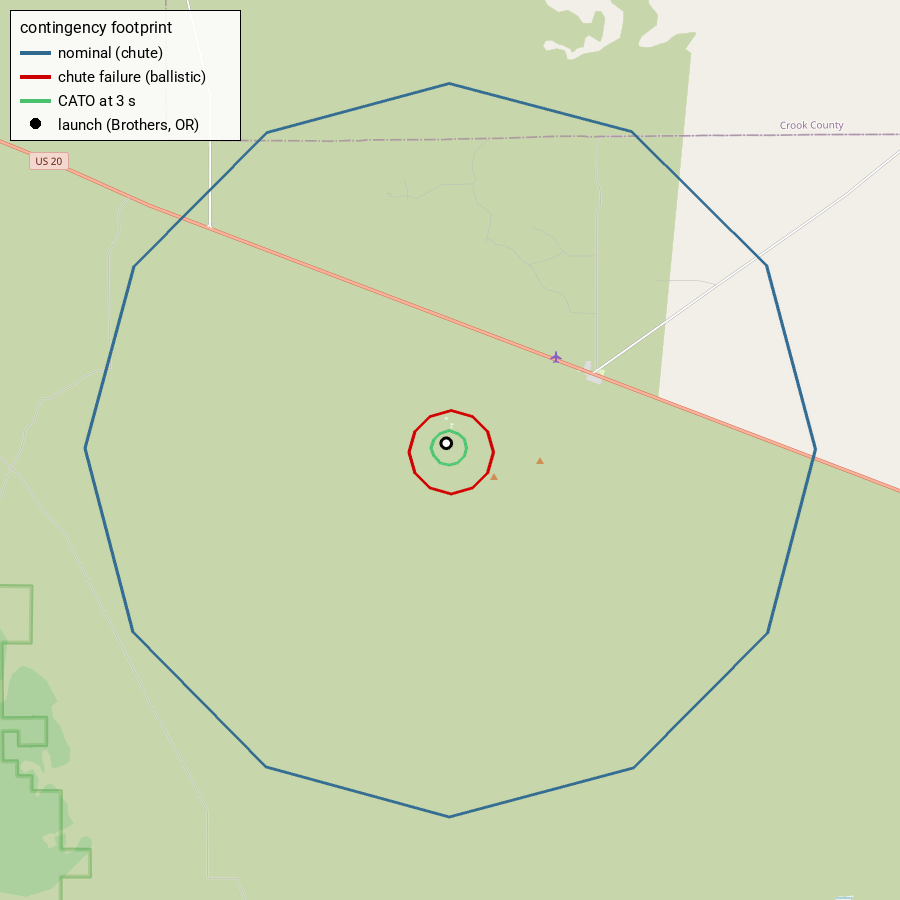

The Python source for this figure:
#!/usr/bin/env python
"""Overlay the contingency landing footprints on the real launch site map.

Reads each scenario's ground-hit points (output/<scenario>/89/ghp.csv), converts
the local ENU coordinates to lat/lon (pymap3d), and draws one footprint per
scenario on OpenStreetMap tiles (staticmap).

Run via uv after trochia:   uv run footprints-map.py   # -> footprints-map.png
"""
import csv
import os

import pymap3d as pm
from PIL import ImageDraw, ImageFont
from staticmap import StaticMap, Line, CircleMarker

# PSAS launch site: Brothers, Oregon
LAUNCH_LAT, LAUNCH_LON, LAUNCH_ALT = 43.7961, -120.6518, 1390.0

SCENARIOS = [
    ("nominal",       "nominal (chute)",            "#31688e"),
    ("chute-failure", "chute failure (ballistic)",  "#cc0000"),
    ("cato",          "CATO at 3 s",                "#4ac16d"),
]


def enu_to_lonlat(e, n):
    x, y, z = pm.enu2ecef(e, n, 0.0, LAUNCH_LAT, LAUNCH_LON, LAUNCH_ALT)
    lat, lon, _ = pm.ecef2geodetic(x, y, z)
    return lon, lat


def loop(scenario):
    pts = []
    with open(os.path.join("output", scenario, "89", "ghp.csv")) as f:
        for row in csv.DictReader(f, skipinitialspace=True):
            pts.append(enu_to_lonlat(float(row["ghp_e"]), float(row["ghp_n"])))
    return pts


def find_font(size):
    for p in ("/usr/share/fonts/TTF/Roboto-Regular.ttf",
              "/usr/share/fonts/truetype/dejavu/DejaVuSans.ttf"):
        try:
            return ImageFont.truetype(p, size)
        except OSError:
            continue
    return ImageFont.load_default()


def main():
    m = StaticMap(900, 900, url_template="https://tile.openstreetmap.org/{z}/{x}/{y}.png")
    for name, _, color in SCENARIOS:
        m.add_line(Line(loop(name), color, 3))
    m.add_marker(CircleMarker(enu_to_lonlat(0.0, 0.0), "black", 13))
    m.add_marker(CircleMarker(enu_to_lonlat(0.0, 0.0), "white", 7))

    img = m.render().convert("RGB")
    d = ImageDraw.Draw(img, "RGBA")
    font, title = find_font(15), find_font(16)
    w, h = 230, 24 * (len(SCENARIOS) + 1) + 34
    d.rectangle([10, 10, 10 + w, 10 + h], fill=(255, 255, 255, 225), outline=(0, 0, 0, 255))
    d.text((20, 18), "contingency footprint", font=title, fill=(0, 0, 0))
    for i, (_, label, color) in enumerate(SCENARIOS):
        y = 44 + i * 24
        d.line([(20, y + 8), (50, y + 8)], fill=color, width=4)
        d.text((58, y), label, font=font, fill=(0, 0, 0))
    y = 44 + len(SCENARIOS) * 24
    d.ellipse([30, y + 2, 40, y + 12], fill="black")
    d.text((58, y), "launch (Brothers, OR)", font=font, fill=(0, 0, 0))

    img.save("footprints-map.png")
    print("saved footprints-map.png")


if __name__ == "__main__":
    main()
